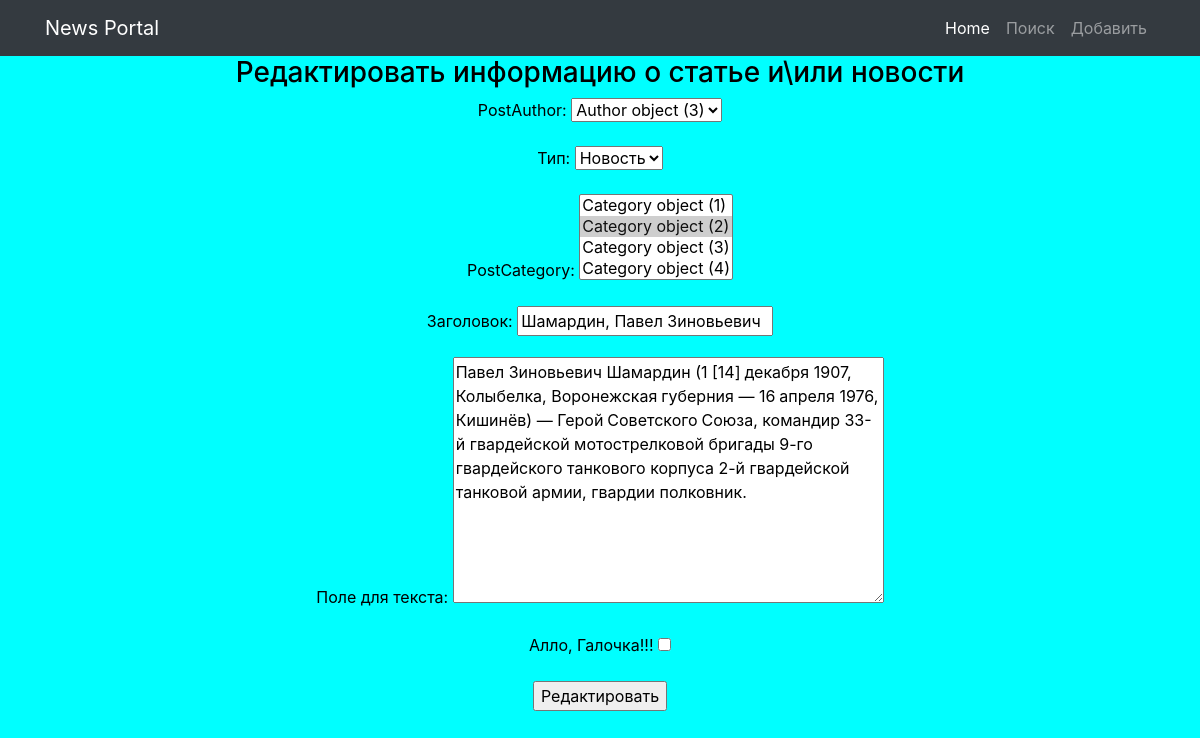
/news/36/edit/, run on the app's committed database.
### news/models.py (models this page shows, shortened)
class Post(models.Model):
    postAuthor = models.ForeignKey(Author, on_delete=models.CASCADE)
    postNews = 'PN'
    postArticle = 'PA'
    POSITIONS = [
        (postArticle, 'Статья'),
        (postNews, 'Новость'),
    ]
    position = models.CharField('Тип', max_length=2, choices=POSITIONS, default=postArticle)
    dateCreation = models.DateTimeField('Поиск по дате в формате "год-месяц-день"', auto_now_add=True)
    postCategory = models.ManyToManyField(Category, through='PostCategory')
    preview_name = models.CharField('Заголовок', max_length=128)
    text = models.TextField('Поле для текста')
    rating = models.SmallIntegerField('Рейтинг', default=0)

### news/views.py (the view)
# urls.py: path('<int:pk>/edit/', NewsUpdateView.as_view(), name='news_update'),
class NewsUpdateView(UpdateView):
    template_name = 'news_update.html'
    form_class = PostForm
    def get_object(self, **kwargs):
        id = self.kwargs.get('pk')
        return Post.objects.get(pk=id)

### news/forms.py
class PostForm(ModelForm):
    check_box = BooleanField(label='Алло, Галочка!!!')  # добавляем галочку, или же true-false поле
    class Meta:
        model = Post
        fields = [
            'postAuthor',
            'position',
            'postCategory',
            'preview_name',
            'text',
            'check_box',
        ]

### templates/news_update.html (shortened to what this page needs)
{% extends 'default.html' %}
{% load custom_filters %}
{% block content %}
<h3>Редактировать информацию о статье и\или новости</h3>
        <form method="POST">
            <div> {{ form.as_p }} </div>
            <input type="submit" value="Редактировать">
        </form>
{% endblock content %}

### templates/default.html (style rules this page uses)
body { background: aqua; color: black; }

### data on the page
Post: postAuthor "Author object (3)", position "Новость", preview_name "Шамардин, Павел Зиновьевич", text "Павел Зиновьевич Шамардин (1 [14] декабря 1907, Колыбелка, Воронежская губерния — 16 апреля 1976, Кишинёв) — Герой Советского Союза, командир 33-й гвардейской мотострелковой бригады 9-го гвардейского танкового корпуса 2-й гвардейской танковой армии, гвардии полковник."
